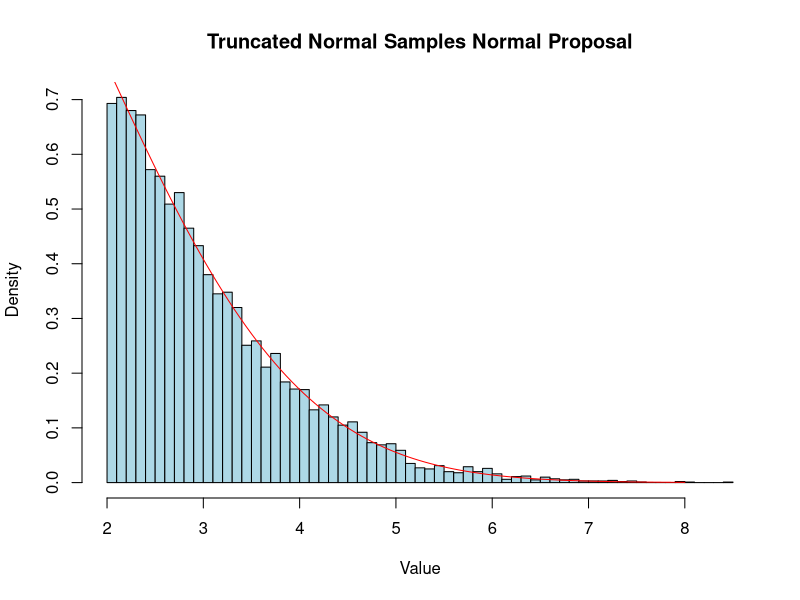
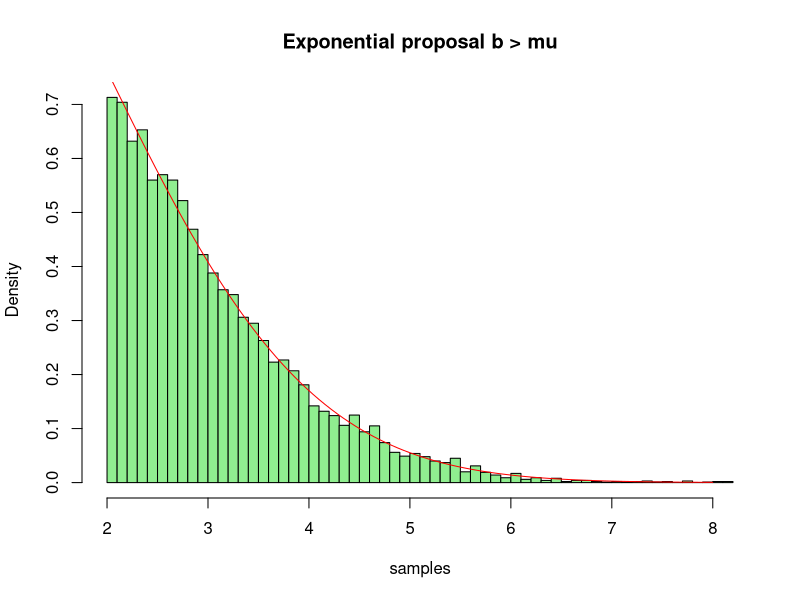
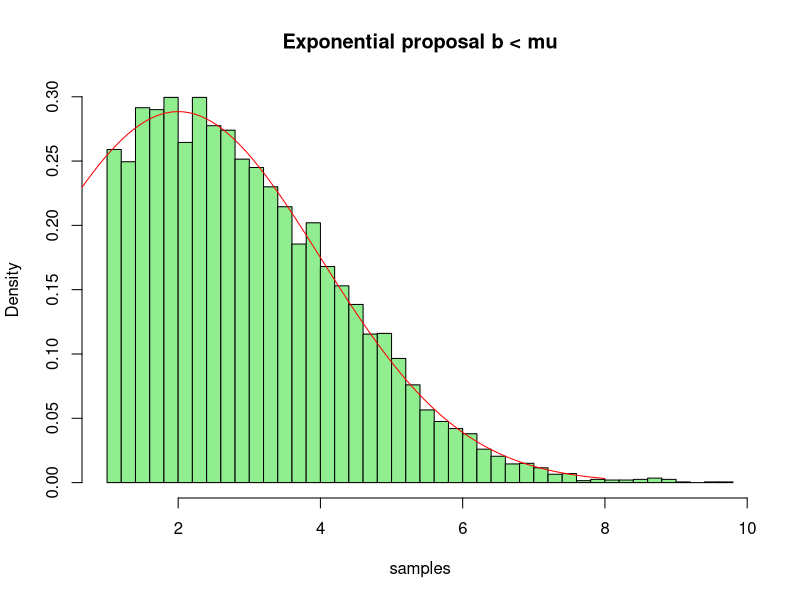

Recreate these plots in R, in order.
tr_norm <- function(n, b, mu, sd){
  # Generate n samples from a N(mu, sd^2) truncated to [b, +Inf)
  f <- function(y, b, mu, sd){
    # Density of the target distribution
    phi <- pnorm((mu-b)/sd)
    return(ifelse(y >= b, dnorm(y, mu, sd)/phi, 0)) # ask if this is necessary
  }
  
  M <- 1/pnorm((mu - b)/sd)
  
  x <- numeric(n)
  n_acc <- 0
  while (n_acc < n) {
    intM <- ceiling((n-n_acc)*M)
    u <- runif(intM)
    y <- rnorm(intM, mu, sd)
    x_idx <- which(u <= f(y, b, mu, sd)/(M*dnorm(y, mu, sd)))
    if (length(x_idx) > 0) {
      x[(n_acc+1):(n_acc+length(x_idx))] <- y[x_idx]
    }
    n_acc <- n_acc + length(x_idx)
  }
  return(x[1:n])
}

tr_norm_2 <- function(n, b, mu, sd){
  f <- function(y, b, mu, sd){
    # Density of target distribution
    phi <- pnorm((mu-b)/sd)
    return(ifelse(y >= b, dnorm(y, mu, sd)/phi, 0))
  }
  
  lam <- ifelse(b > mu, (b-mu)/(2*sd^2), (b-mu+sqrt((b-mu)^2+4*sd^2))/(2*sd^2))
  M <- 1/(sd*sqrt(2*pi) *pnorm((mu-b)/sd) * lam) * exp((lam*sd)^2/2 + lam*(mu-b))
  
  g <- function(y, b, mu, sd){
    # Density of the proposal distribution
    return(ifelse(y >= b, lam*exp(-lam*(y-b)), 0))
  }
  x <- numeric(0)
  n_acc <- 0
  while (n_acc < n){
    intM <- ceiling((n-n_acc)*M)
    u <- runif(intM)
    y <- rexp(intM, lam) + b
    x_idx <- which(u <= f(y, b, mu, sd)/(M*g(y, b, mu, sd)))
    if (length(x_idx) != 0){
      x[(n_acc+1):(n_acc+length(x_idx))] <- y[x_idx]
    }
    n_acc <- n_acc + length(x_idx)
  }
  return(x[1:n])
}

# Generate samples
samples <- tr_norm(as.integer(1e4), 2, 0, 2)
# Plot histogram of samples
hist(samples, breaks = 50, probability = TRUE, col = "lightblue",
     main = "Truncated Normal Samples Normal Proposal", xlab = "Value")
# Overlay the theoretical density
curve(dnorm(x, 0, 2)/pnorm((0 - 2)/2), from = 2, to = 8, col = "red", add = TRUE)

# Generate samples 
samples <- tr_norm_2(as.integer(1e4), 2, 0, 2)
# Plot histogram of samples
hist(samples, breaks = 50, probability = TRUE, col = "lightgreen",
     main = "Exponential proposal b > mu")
# Overlay the theoretical density
curve(dnorm(x, 0, 2)/pnorm((0 - 2)/2), from = 2, to = 8, col = "red", add = TRUE)

# Generate samples
samples <- tr_norm_2(as.integer(1e4), 1, 2, 2)
# Plot histogram of samples
hist(samples, breaks = 50, probability = TRUE, col = "lightgreen",
     main = "Exponential proposal b < mu")
# Overlay the theoretical density
curve(dnorm(x, 2, 2)/pnorm((2 - 1)/2), from = 0, to = 8, col = "red", add = TRUE)

